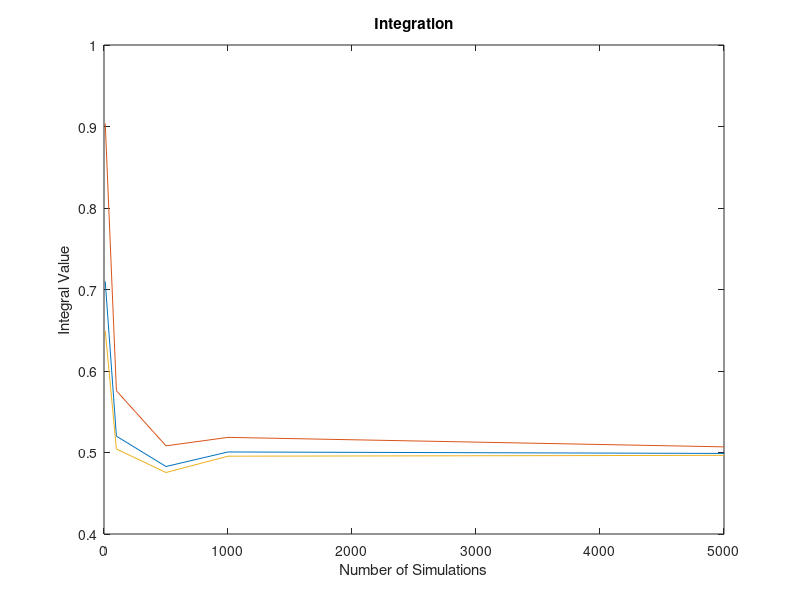

Reproduce this figure in MATLAB. (Note: this script raises an error after producing the figure.)
% Monte carlo Methods

%*****************General Exercice**************************************** 
Num_sim=[10;100;500;1000;5000];

for i=1:size(Num_sim,1)
    Y = rand(Num_sim(i),1);
    average=mean(Y);
    int_up=average+1.96*std(Y)/sqrt(Num_sim(i));
    int_down=average-1.96*var(Y)/sqrt(Num_sim(i));
    eval(['Mean_' num2str(Num_sim(i)) '=average;']);
    eval(['Intup_' num2str(Num_sim(i)) '=int_up;']);
    eval(['Intdown_' num2str(Num_sim(i)) '=int_down;']);
    Mean(i)=average;
    INTUP(i)=int_up;
    INTDW(i)=int_down;
end

% Plot the results
figure
plot(Num_sim,[Mean' INTUP' INTDW'])
title('Integration');
xlabel('Number of Simulations');
ylabel('Integral Value');
h=legend('Mean','CI lower bound','CI upper bound',2);
%************************************************************************* 
%***************** General Exercice with Box-Muller transformation ******** 

for i=1:size(Num_sim,1)
    Y1 = rand(Num_sim(i),1);
    Y2 = rand(Num_sim(i),1);
    N1=sqrt(-2*log(Y1)).*cos(2*Y2*pi);
    N2=sqrt(-2*log(Y1)).*sin(2*Y2*pi);
    average=mean(N1.^2+N2.^2)/2;
    int_up=average+1.96*std(N1.^2+N2.^2)/sqrt(2*Num_sim(i));
    int_down=average-1.96*std(N1.^2+N2.^2)/sqrt(2*Num_sim(i));
%     eval(['Mean_' num2str(Num_sim(i)) '=average;']);
%     eval(['Intup_' num2str(Num_sim(i)) '=int_up;']);
%     eval(['Intdown_' num2str(Num_sim(i)) '=int_down;']);
    Mean_BM(i)=average;
    INTUP_BM(i)=int_up;
    INTDW_BM(i)=int_down;
end

% Plot the results
figure
plot(Num_sim,[Mean_BM' INTUP_BM' INTDW_BM'])
title('Integration with Box-Muller trasformation');
xlabel('Number of Simulations');
ylabel('Integral Value');
h=legend('Mean','CI lower bound','CI upper bound',2);
%*************************************************************************



